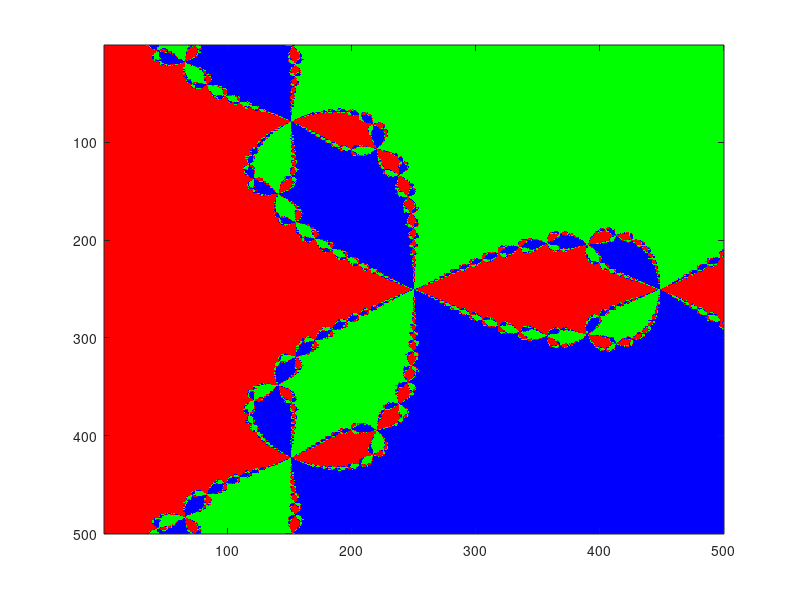

Recreate this plot in MATLAB.
% Tocke iz obmocja v kompleksni ravnini [-1,1] x [-1,1] uporabimo za 
% zacetne priblizke tangentne metode za resevanje enacbe x^3 + 1 = 0, 
% ki ima tri resitve. Vsako tocko pobarvamo glede na to, h kateri izmed 
% treh resitev konvergira tangentna metoda. Dobimo lepo fraktalno sliko.

% Bor Plestenjak 2014

n = 500;   % na koliko tock razdelimo realni in imaginarni interval
step = 30; % koliko korakov tangentne metode izvedemo
x = linspace(-1,1,n); % tabliramo realne dele
y = linspace(-1,1,n); % tabeliramo imaginarne dele
f = @(x) (2*x - x.^(-2))/3; % funkcija za en korak tangentna metode
M = kron(x,ones(n,1))-i*kron(y,ones(n,1))'; % matrika za celo mrezo
for r=1:step % iteriramo tangentno metodo na celi mrezi
    M = f(M);
end
    
z = roots([1 0 0 1]); % tri nicle 
M1 = abs(M-z(1)*ones(1,1));
M2 = abs(M-z(2)*ones(1,1));
M3 = abs(M-z(3)*ones(1,1));

T = min(min(M1,M2),M3);

figure('Position',[50 50 650 650]) 
C = zeros(n,n,3);
C(:,:,1) =  T==M1;
C(:,:,2) =  T==M2;
C(:,:,3) =  T==M3;
image(C)